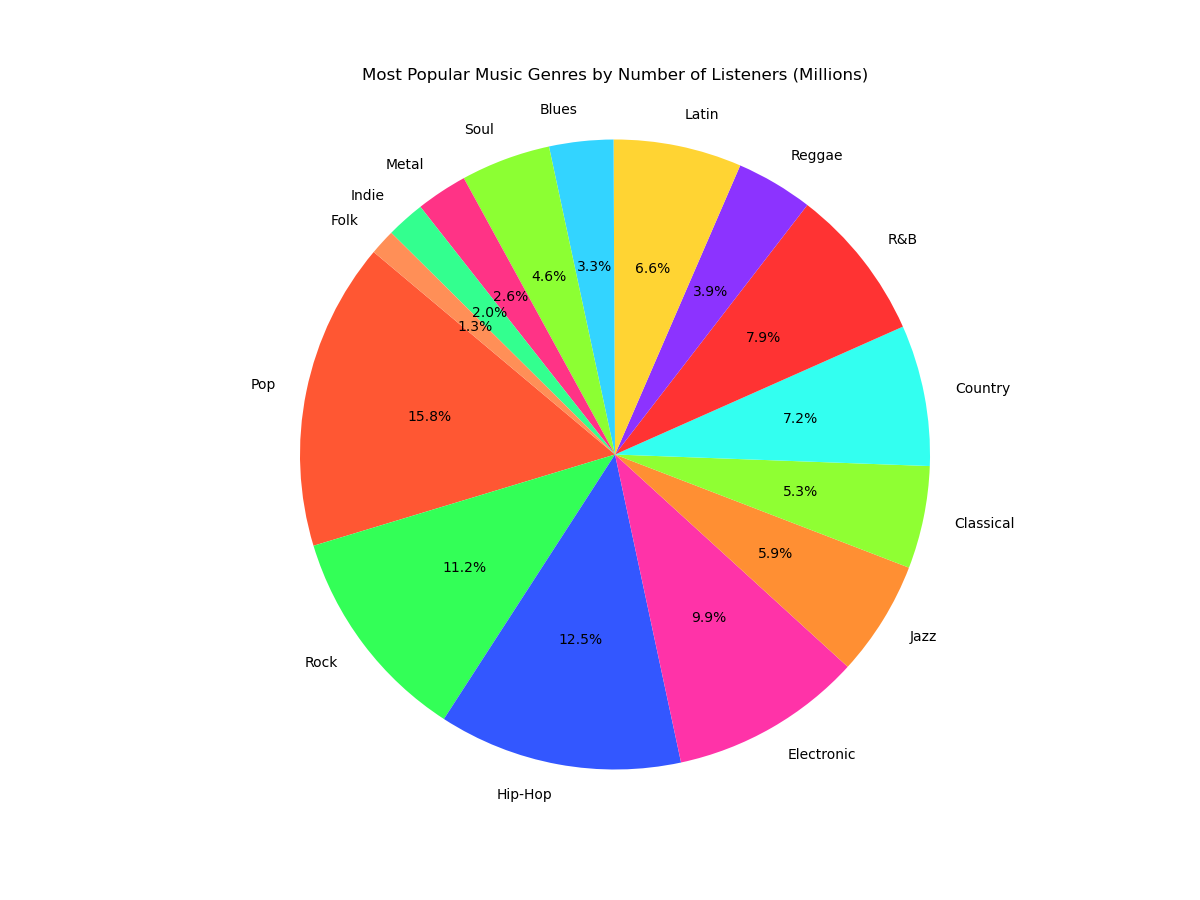

Write Python code to recreate this figure.

import matplotlib.pyplot as plt

# Data
genres = ['Pop', 'Rock', 'Hip-Hop', 'Electronic', 'Jazz',
          'Classical', 'Country', 'R&B', 'Reggae', 'Latin',
          'Blues', 'Soul', 'Metal', 'Indie', 'Folk']
listeners = [120.0, 85.0, 95.0, 75.0, 45.0,
             40.0, 55.0, 60.0, 30.0, 50.0,
             25.0, 35.0, 20.0, 15.0, 10.0]

# Colors
colors = ['#FF5733', '#33FF57', '#3357FF', '#FF33A8', '#FF8F33',
          '#8FFF33', '#33FFF0', '#FF3333', '#8C33FF', '#FFD433',
          '#33D4FF', '#8CFF33', '#FF3386', '#33FF8F', '#FF8F57']

# Pie chart
fig, ax = plt.subplots(figsize=(12, 9))  # Width, Height of the chart
ax.pie(listeners, labels=genres, colors=colors, autopct='%1.1f%%', startangle=140)
ax.axis('equal')  # Equal aspect ratio ensures that pie is drawn as a circle.

plt.title('Most Popular Music Genres by Number of Listeners (Millions)', pad=20)
plt.show()
